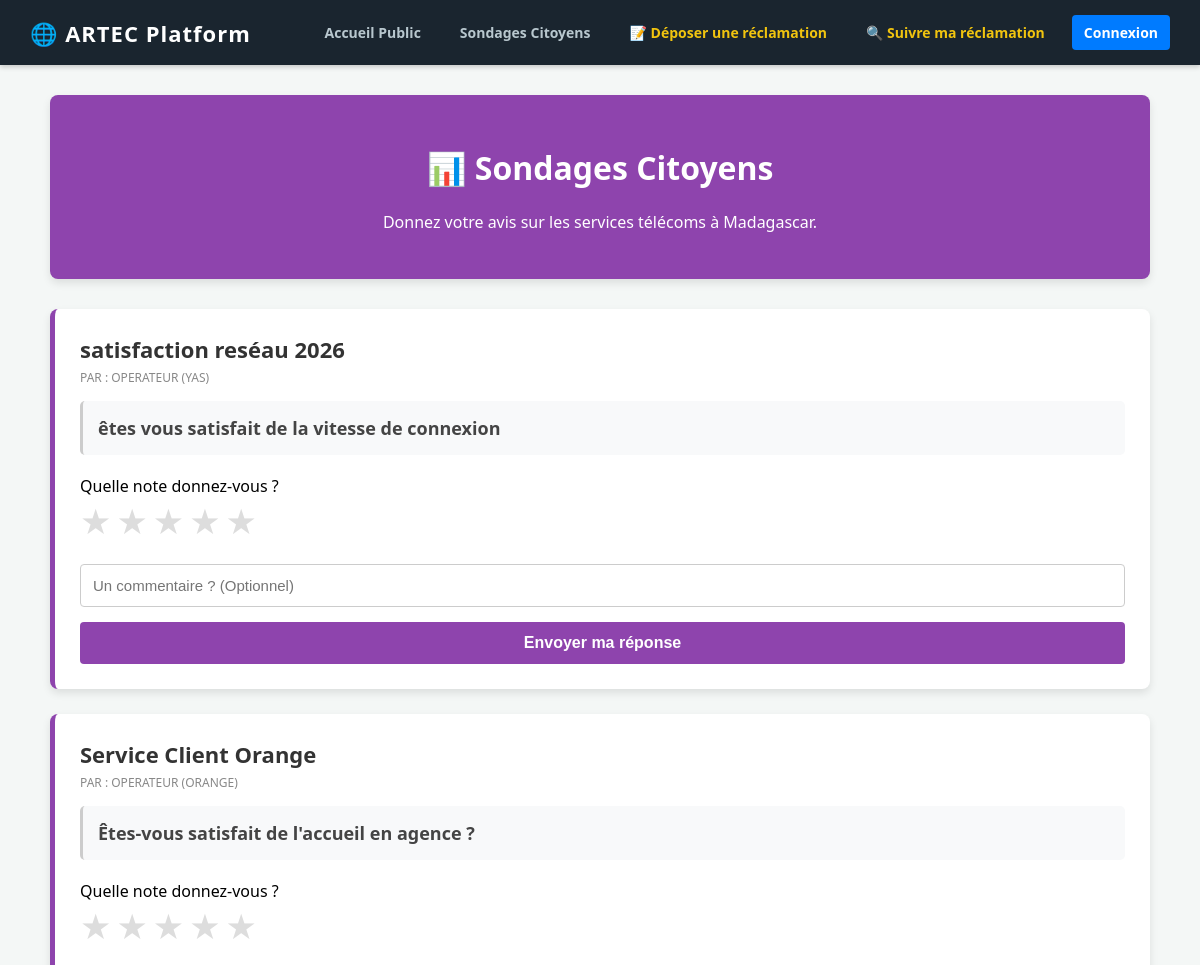
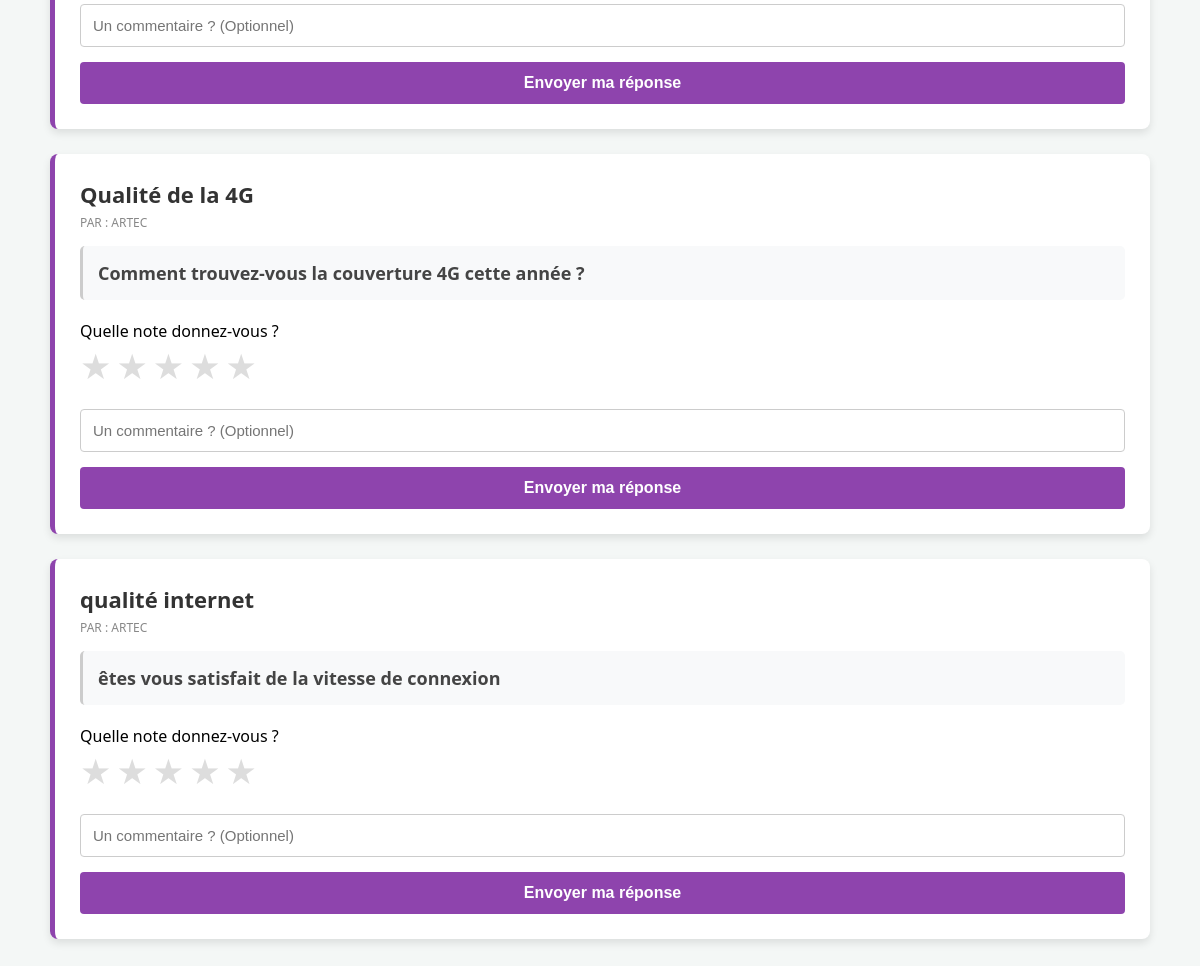
The page /qos/sondages-public/ on the database its author committed (2 pictures, top to bottom).
### qos_engine/models.py (models this page shows, shortened)
class Sondage(models.Model):
    CREATEUR_CHOICES = [('ARTEC', 'ARTEC'), ('OPERATEUR', 'Opérateur')]
    OPERATEURS = [('YAS', 'YAS'), ('Orange', 'Orange'), ('Airtel', 'Airtel')]
    titre = models.CharField(max_length=200)
    question = models.CharField(max_length=255)
    createur_type = models.CharField(max_length=20, choices=CREATEUR_CHOICES)
    operateur_cible = models.CharField(max_length=20, choices=OPERATEURS, blank=True, null=True)
    est_actif = models.BooleanField(default=True)
    date_creation = models.DateTimeField(auto_now_add=True)

### qos_engine/views.py (the view, shortened to what this page needs)
# urls.py: path('sondages-public/', views.participer_sondages, name='participer_sondages'), # <-- Bien présente
def participer_sondages(request):
    sondages_actifs = Sondage.objects.filter(est_actif=True).order_by('-date_creation')
    context = {
        'sondages': sondages_actifs
    }
    return render(request, 'qos_engine/participer_sondages.html', context)

### qos_engine/templates/qos_engine/participer_sondages.html (shortened to what this page needs)
{% extends 'qos_engine/base.html' %}
{% block content %}
<div class="header-public">
    <h1>📊 Sondages Citoyens</h1>
    <p>Donnez votre avis sur les services télécoms à Madagascar.</p>
</div>
{% for sondage in sondages %}
    <div class="sondage-card">
        <h2 class="sondage-titre">{{ sondage.titre }}</h2>
        <span class="sondage-createur">
            Par : {{ sondage.createur_type }}
            {% if sondage.operateur_cible %} ({{ sondage.operateur_cible }}){% endif %}
        </span>
        <div class="sondage-question">{{ sondage.question }}</div>
        <form method="POST">
            <div class="form-group">
                <label>Quelle note donnez-vous ?</label>
                <div class="rating">
                    <input type="radio" id="star5_{{ sondage.id }}" name="note" value="5" required /><label for="star5_{{ sondage.id }}">★</label>
                    <input type="radio" id="star4_{{ sondage.id }}" name="note" value="4" /><label for="star4_{{ sondage.id }}">★</label>
                    <input type="radio" id="star3_{{ sondage.id }}" name="note" value="3" /><label for="star3_{{ sondage.id }}">★</label>
                    <input type="radio" id="star2_{{ sondage.id }}" name="note" value="2" /><label for="star2_{{ sondage.id }}">★</label>
                    <input type="radio" id="star1_{{ sondage.id }}" name="note" value="1" /><label for="star1_{{ sondage.id }}">★</label>
                </div>
            </div>
            <div class="form-group">
                <input type="text" name="commentaire" class="form-control" placeholder="Un commentaire ? (Optionnel)">
            </div>
            <button type="submit" class="btn-submit">Envoyer ma réponse</button>
        </form>
    </div>
{% empty %}
    <div class="empty-state">
        <h2>Aucun sondage en cours pour le moment.</h2>
        <p>Revenez plus tard pour donner votre avis !</p>
    </div>
{% endfor %}
{% endblock %}

### qos_engine/templates/qos_engine/base.html (style rules this page uses)
body { font-family: 'Segoe UI', Tahoma, Geneva, Verdana, sans-serif; background: #f4f7f6; margin: 0; padding: 0; }

### qos_engine/templates/qos_engine/participer_sondages.html (style rules this page uses)
.header-public { text-align: center; background: #8e44ad; color: white; padding: 30px; border-radius: 8px; box-shadow: 0 4px 8px rgba(0,0,0,0.1); margin-bottom: 30px; }
.sondage-card { background: white; padding: 25px; border-radius: 8px; box-shadow: 0 4px 8px rgba(0,0,0,0.1); margin-bottom: 25px; border-left: 5px solid #8e44ad; }
.sondage-titre { margin: 0 0 5px 0; color: #333; font-size: 22px; }
.sondage-createur { font-size: 12px; color: #888; text-transform: uppercase; margin-bottom: 15px; display: block; }
.sondage-question { font-size: 18px; font-weight: bold; color: #444; margin-bottom: 20px; background: #f8f9fa; padding: 15px; border-radius: 5px; border-left: 3px solid #ccc; }
.rating { display: flex; flex-direction: row-reverse; justify-content: flex-end; gap: 5px; margin-bottom: 20px; }
.rating label { font-size: 35px; color: #ddd; cursor: pointer; transition: 0.2s; }
.form-group { margin-bottom: 15px; }
.form-control { width: 100%; padding: 12px; border: 1px solid #ccc; border-radius: 4px; font-size: 15px; box-sizing: border-box; }
.btn-submit { background: #8e44ad; color: white; border: none; padding: 12px 25px; font-size: 16px; border-radius: 4px; cursor: pointer; font-weight: bold; width: 100%; transition: 0.3s; }

### rows shown on the page
Sondage: titre "satisfaction reséau 2026", createur_type "OPERATEUR", operateur_cible "YAS", question "êtes vous satisfait de la vitesse de connexion"
Sondage: titre "Service Client Orange", createur_type "OPERATEUR", operateur_cible "ORANGE", question "Êtes-vous satisfait de l'accueil en agence ?"
Sondage: titre "Qualité de la 4G", createur_type "ARTEC", question "Comment trouvez-vous la couverture 4G cette année ?"
Sondage: titre "qualité internet", createur_type "ARTEC", question "êtes vous satisfait de la vitesse de connexion"
